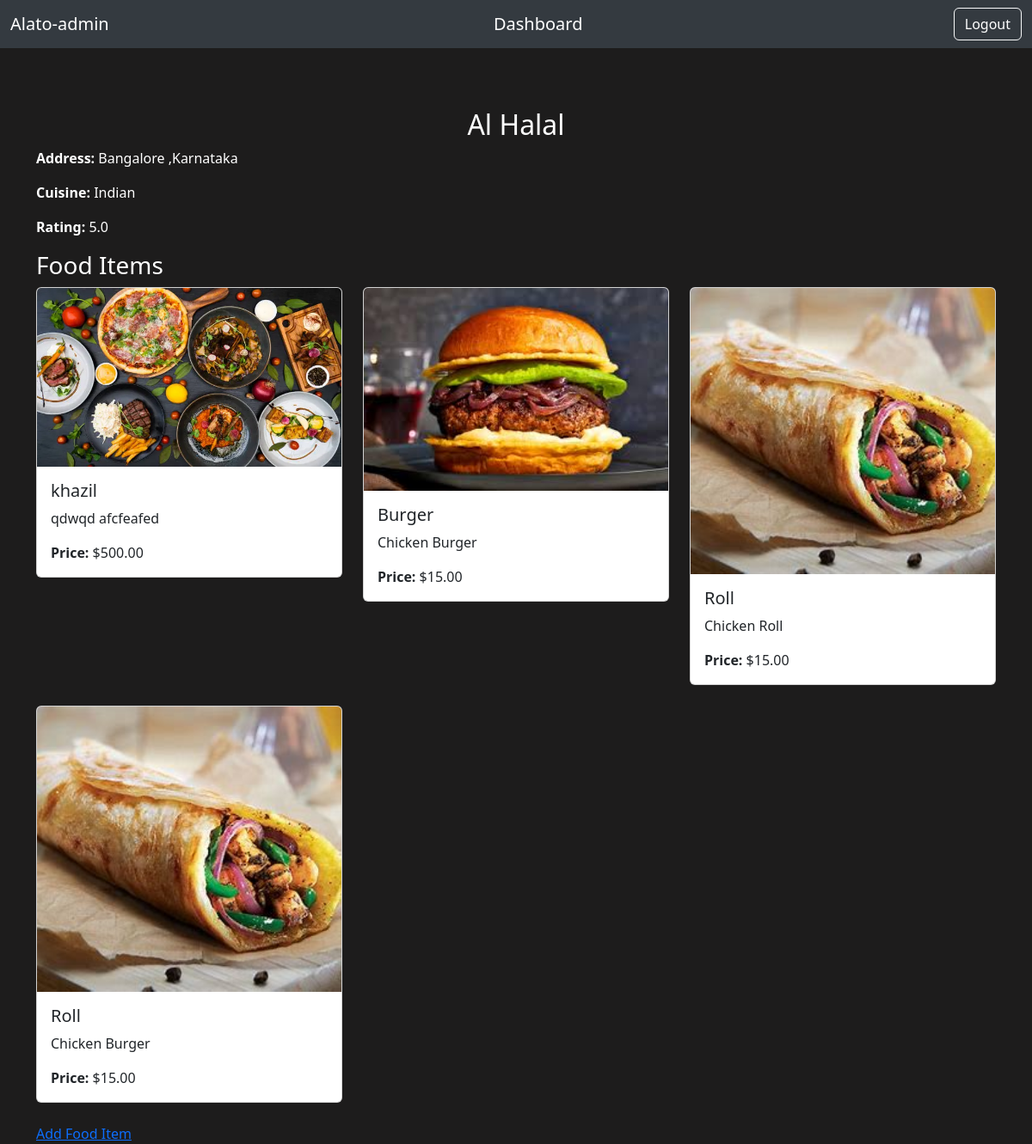
The app's page /admin_manager/admin_restaurant/1/ with its own data.
### home/models.py (models this page shows, shortened)
class Restaurant(models.Model):
    name = models.CharField(max_length=100)
    address = models.TextField()
    cuisine = models.CharField(max_length=100)
    rating = models.DecimalField(max_digits=3, decimal_places=1)  # For ratings like 4.5
    image = models.ImageField(upload_to='restaurants/', blank=True, null=True)

class FoodItem(models.Model):
    restaurant = models.ForeignKey(Restaurant, related_name='food_items', on_delete=models.CASCADE)
    name = models.CharField(max_length=100)
    description = models.TextField()
    price = models.DecimalField(max_digits=6, decimal_places=2)
    image = models.ImageField(upload_to='food_items/', blank=True, null=True)

### admin_manager/views.py (the view)
# urls.py: path('admin_restaurant/<int:pk>/', views.admin_restaurant_detail, name='admin_restaurant_detail'),
def admin_restaurant_detail(request, pk):
    restaurant = get_object_or_404(Restaurant, pk=pk)
    food_items = restaurant.food_items.all()
    return render(request, 'admin_restaurant_detail.html', {'restaurant': restaurant, 'food_items': food_items})

### admin_manager/templates/admin_restaurant_detail.html
{% extends 'admin_base.html' %}
{% block content %}
<div class="container mt-5">
    <h2 class="text-center">{{ restaurant.name }}</h2>
    <p><strong>Address:</strong> {{ restaurant.address }}</p>
    <p><strong>Cuisine:</strong> {{ restaurant.cuisine }}</p>
    <p><strong>Rating:</strong> {{ restaurant.rating }}</p>
    <h3>Food Items</h3>
    <div class="row">
        {% for food_item in food_items %}
        <div class="col-md-4">
            <div class="card mb-4">
                <img src="{{ food_item.image.url }}" class="card-img-top" alt="{{ food_item.name }}">
                <div class="card-body">
                    <h5 class="card-title">{{ food_item.name }}</h5>
                    <p class="card-text">{{ food_item.description }}</p>
                    <p class="card-text"><strong>Price:</strong> ${{ food_item.price }}</p>
                </div>
            </div>
        </div>
        {% endfor %}
    </div>
    <a href="{% url 'admin_manager:admin_add_food_item' pk=restaurant.id %}">Add Food Item</a>
</div>
{% endblock %}

### static/css/index.css (style rules this page uses)
body { height: 100vh; color: white; background-color: rgb(29, 28, 28); }

### records on screen
Restaurant: name "Al Halal", address "Bangalore ,Karnataka", cuisine "Indian", rating "5.0"
FoodItem: image (picture), name "khazil", description "qdwqd afcfeafed", price "500.00"
FoodItem: image (picture), name "Burger", description "Chicken Burger", price "15.00"
FoodItem: image (picture), name "Roll", description "Chicken Roll", price "15.00"
FoodItem: image (picture), name "Roll", description "Chicken Burger", price "15.00"
